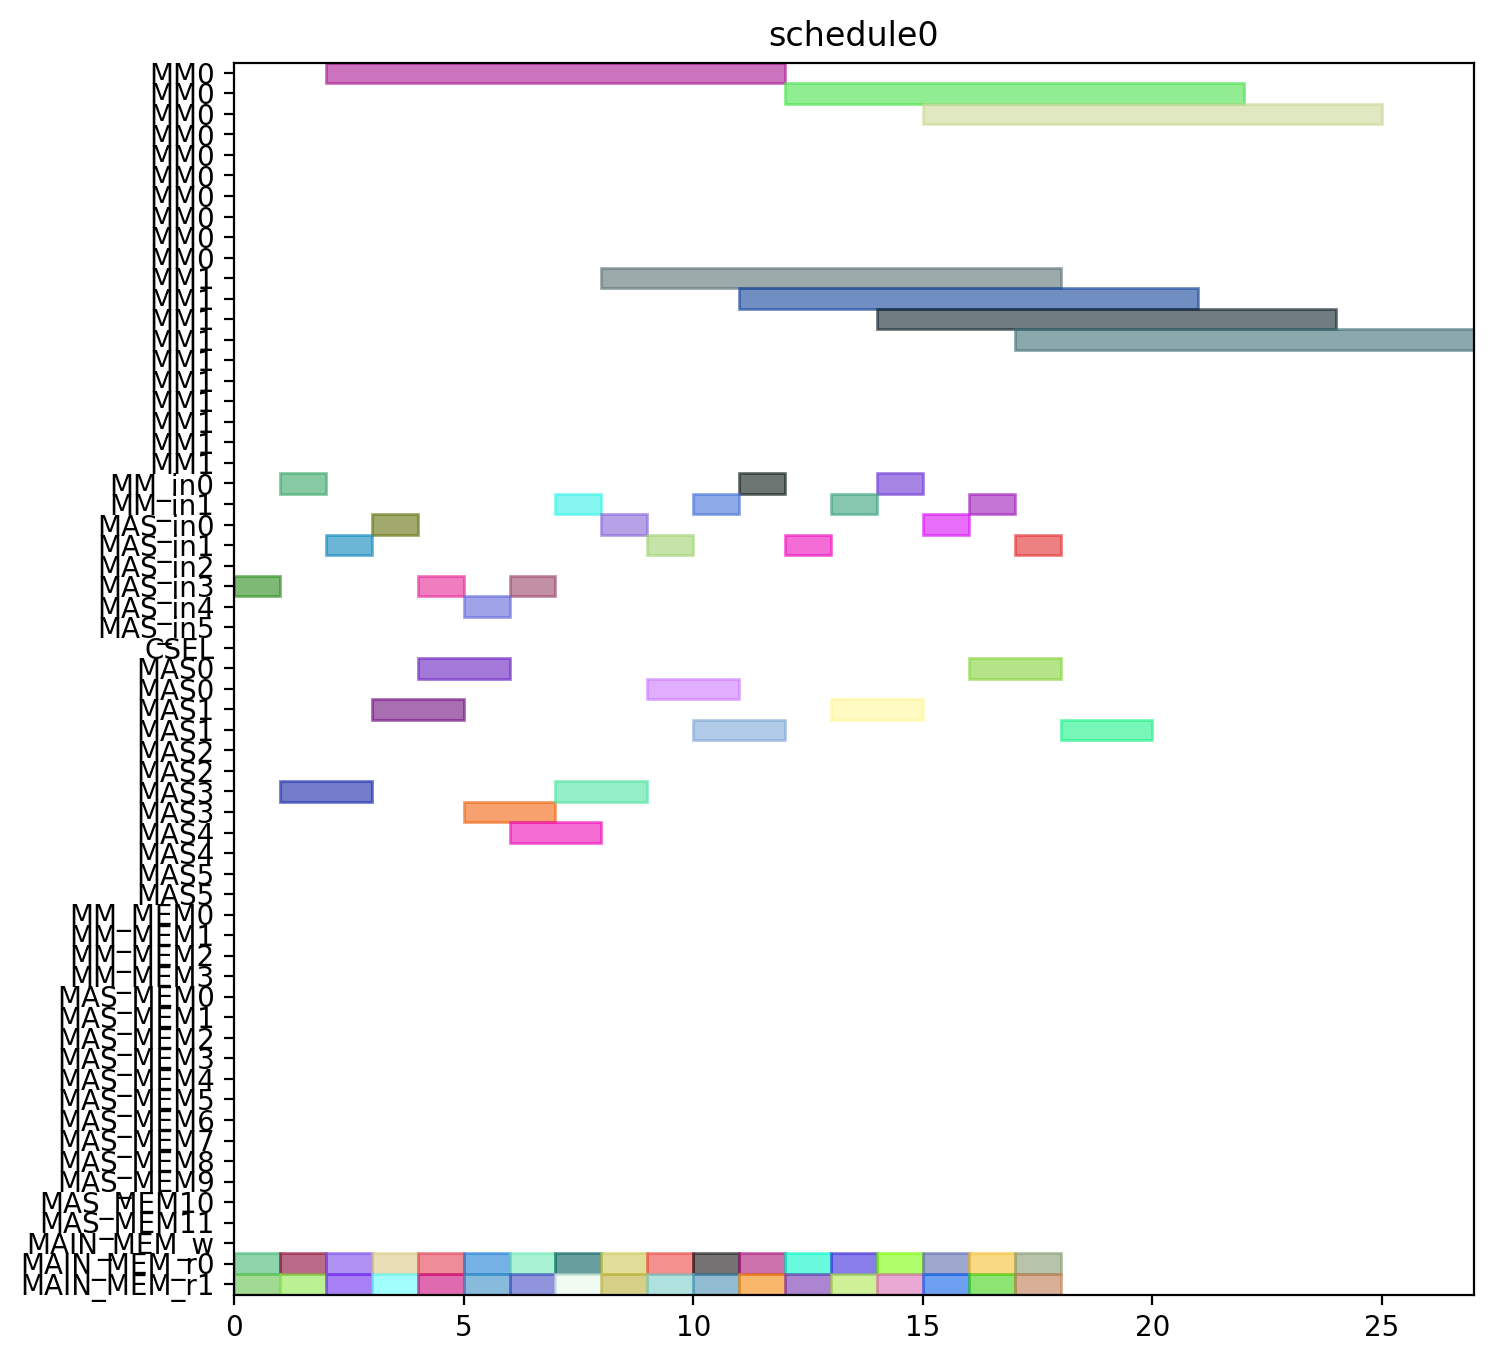

Python code for this plot:
from pyschedule import Scenario, solvers, plotters, alt


def solve():
	horizon = 120
	S = Scenario("schedule0", horizon=horizon)

	# resource
	MM = S.Resources('MM', num=2, size=10)
	MM_in = S.Resources('MM_in', num=2)
	MAS_in = S.Resources('MAS_in', num=6)
	CSEL = S.Resource('CSEL')
	MAS = S.Resources('MAS', num=6, size=2, periods=range(1, horizon))
	MM_MEM = S.Resources('MM_MEM', num=4)
	MAS_MEM = S.Resources('MAS_MEM', num=12)
	MAIN_MEM_w = S.Resource('MAIN_MEM_w', size=1)
	MAIN_MEM_r = S.Resources('MAIN_MEM_r', num=2)

	# result of previous scheduling

	# new tasks
	t0_t0 = S.Task('t0_t0', length=2, delay_cost=1)
	t0_t0 += alt(MAS)
	t0_t0_in = S.Task('t0_t0_in', length=1, delay_cost=1)
	t0_t0_in += alt(MAS_in)
	S += t0_t0_in*MAS_in[0]<=t0_t0*MAS[0]

	S += t0_t0_in*MAS_in[1]<=t0_t0*MAS[1]

	S += t0_t0_in*MAS_in[2]<=t0_t0*MAS[2]

	S += t0_t0_in*MAS_in[3]<=t0_t0*MAS[3]

	S += t0_t0_in*MAS_in[4]<=t0_t0*MAS[4]

	S += t0_t0_in*MAS_in[5]<=t0_t0*MAS[5]

	t0_t0_mem0 = S.Task('t0_t0_mem0', length=1, delay_cost=1)
	t0_t0_mem0 += MAIN_MEM_r[0]
	S += t0_t0_mem0 <= t0_t0

	t0_t0_mem1 = S.Task('t0_t0_mem1', length=1, delay_cost=1)
	t0_t0_mem1 += MAIN_MEM_r[1]
	S += t0_t0_mem1 <= t0_t0

	t0_t1 = S.Task('t0_t1', length=2, delay_cost=1)
	t0_t1 += alt(MAS)
	t0_t1_in = S.Task('t0_t1_in', length=1, delay_cost=1)
	t0_t1_in += alt(MAS_in)
	S += t0_t1_in*MAS_in[0]<=t0_t1*MAS[0]

	S += t0_t1_in*MAS_in[1]<=t0_t1*MAS[1]

	S += t0_t1_in*MAS_in[2]<=t0_t1*MAS[2]

	S += t0_t1_in*MAS_in[3]<=t0_t1*MAS[3]

	S += t0_t1_in*MAS_in[4]<=t0_t1*MAS[4]

	S += t0_t1_in*MAS_in[5]<=t0_t1*MAS[5]

	t0_t1_mem0 = S.Task('t0_t1_mem0', length=1, delay_cost=1)
	t0_t1_mem0 += MAIN_MEM_r[0]
	S += t0_t1_mem0 <= t0_t1

	t0_t1_mem1 = S.Task('t0_t1_mem1', length=1, delay_cost=1)
	t0_t1_mem1 += MAIN_MEM_r[1]
	S += t0_t1_mem1 <= t0_t1

	t0_t3 = S.Task('t0_t3', length=10, delay_cost=1)
	t0_t3 += alt(MM)
	t0_t3_in = S.Task('t0_t3_in', length=1, delay_cost=1)
	t0_t3_in += alt(MM_in)
	S += t0_t3_in*MM_in[0]<=t0_t3*MM[0]
	S += t0_t3_in*MM_in[1]<=t0_t3*MM[1]
	t0_t3_mem0 = S.Task('t0_t3_mem0', length=1, delay_cost=1)
	t0_t3_mem0 += MAIN_MEM_r[0]
	S += t0_t3_mem0 <= t0_t3

	t0_t3_mem1 = S.Task('t0_t3_mem1', length=1, delay_cost=1)
	t0_t3_mem1 += MAIN_MEM_r[1]
	S += t0_t3_mem1 <= t0_t3

	t1_t0 = S.Task('t1_t0', length=2, delay_cost=1)
	t1_t0 += alt(MAS)
	t1_t0_in = S.Task('t1_t0_in', length=1, delay_cost=1)
	t1_t0_in += alt(MAS_in)
	S += t1_t0_in*MAS_in[0]<=t1_t0*MAS[0]

	S += t1_t0_in*MAS_in[1]<=t1_t0*MAS[1]

	S += t1_t0_in*MAS_in[2]<=t1_t0*MAS[2]

	S += t1_t0_in*MAS_in[3]<=t1_t0*MAS[3]

	S += t1_t0_in*MAS_in[4]<=t1_t0*MAS[4]

	S += t1_t0_in*MAS_in[5]<=t1_t0*MAS[5]

	t1_t0_mem0 = S.Task('t1_t0_mem0', length=1, delay_cost=1)
	t1_t0_mem0 += MAIN_MEM_r[0]
	S += t1_t0_mem0 <= t1_t0

	t1_t0_mem1 = S.Task('t1_t0_mem1', length=1, delay_cost=1)
	t1_t0_mem1 += MAIN_MEM_r[1]
	S += t1_t0_mem1 <= t1_t0

	t1_t1 = S.Task('t1_t1', length=2, delay_cost=1)
	t1_t1 += alt(MAS)
	t1_t1_in = S.Task('t1_t1_in', length=1, delay_cost=1)
	t1_t1_in += alt(MAS_in)
	S += t1_t1_in*MAS_in[0]<=t1_t1*MAS[0]

	S += t1_t1_in*MAS_in[1]<=t1_t1*MAS[1]

	S += t1_t1_in*MAS_in[2]<=t1_t1*MAS[2]

	S += t1_t1_in*MAS_in[3]<=t1_t1*MAS[3]

	S += t1_t1_in*MAS_in[4]<=t1_t1*MAS[4]

	S += t1_t1_in*MAS_in[5]<=t1_t1*MAS[5]

	t1_t1_mem0 = S.Task('t1_t1_mem0', length=1, delay_cost=1)
	t1_t1_mem0 += MAIN_MEM_r[0]
	S += t1_t1_mem0 <= t1_t1

	t1_t1_mem1 = S.Task('t1_t1_mem1', length=1, delay_cost=1)
	t1_t1_mem1 += MAIN_MEM_r[1]
	S += t1_t1_mem1 <= t1_t1

	t1_t3 = S.Task('t1_t3', length=10, delay_cost=1)
	t1_t3 += alt(MM)
	t1_t3_in = S.Task('t1_t3_in', length=1, delay_cost=1)
	t1_t3_in += alt(MM_in)
	S += t1_t3_in*MM_in[0]<=t1_t3*MM[0]
	S += t1_t3_in*MM_in[1]<=t1_t3*MM[1]
	t1_t3_mem0 = S.Task('t1_t3_mem0', length=1, delay_cost=1)
	t1_t3_mem0 += MAIN_MEM_r[0]
	S += t1_t3_mem0 <= t1_t3

	t1_t3_mem1 = S.Task('t1_t3_mem1', length=1, delay_cost=1)
	t1_t3_mem1 += MAIN_MEM_r[1]
	S += t1_t3_mem1 <= t1_t3

	t2_t2 = S.Task('t2_t2', length=2, delay_cost=1)
	t2_t2 += alt(MAS)
	t2_t2_in = S.Task('t2_t2_in', length=1, delay_cost=1)
	t2_t2_in += alt(MAS_in)
	S += t2_t2_in*MAS_in[0]<=t2_t2*MAS[0]

	S += t2_t2_in*MAS_in[1]<=t2_t2*MAS[1]

	S += t2_t2_in*MAS_in[2]<=t2_t2*MAS[2]

	S += t2_t2_in*MAS_in[3]<=t2_t2*MAS[3]

	S += t2_t2_in*MAS_in[4]<=t2_t2*MAS[4]

	S += t2_t2_in*MAS_in[5]<=t2_t2*MAS[5]

	t2_t2_mem0 = S.Task('t2_t2_mem0', length=1, delay_cost=1)
	t2_t2_mem0 += MAIN_MEM_r[0]
	S += t2_t2_mem0 <= t2_t2

	t2_t2_mem1 = S.Task('t2_t2_mem1', length=1, delay_cost=1)
	t2_t2_mem1 += MAIN_MEM_r[1]
	S += t2_t2_mem1 <= t2_t2

	t5_t0 = S.Task('t5_t0', length=10, delay_cost=1)
	t5_t0 += alt(MM)
	t5_t0_in = S.Task('t5_t0_in', length=1, delay_cost=1)
	t5_t0_in += alt(MM_in)
	S += t5_t0_in*MM_in[0]<=t5_t0*MM[0]
	S += t5_t0_in*MM_in[1]<=t5_t0*MM[1]
	t5_t0_mem0 = S.Task('t5_t0_mem0', length=1, delay_cost=1)
	t5_t0_mem0 += MAIN_MEM_r[0]
	S += t5_t0_mem0 <= t5_t0

	t5_t0_mem1 = S.Task('t5_t0_mem1', length=1, delay_cost=1)
	t5_t0_mem1 += MAIN_MEM_r[1]
	S += t5_t0_mem1 <= t5_t0

	t5_t1 = S.Task('t5_t1', length=10, delay_cost=1)
	t5_t1 += alt(MM)
	t5_t1_in = S.Task('t5_t1_in', length=1, delay_cost=1)
	t5_t1_in += alt(MM_in)
	S += t5_t1_in*MM_in[0]<=t5_t1*MM[0]
	S += t5_t1_in*MM_in[1]<=t5_t1*MM[1]
	t5_t1_mem0 = S.Task('t5_t1_mem0', length=1, delay_cost=1)
	t5_t1_mem0 += MAIN_MEM_r[0]
	S += t5_t1_mem0 <= t5_t1

	t5_t1_mem1 = S.Task('t5_t1_mem1', length=1, delay_cost=1)
	t5_t1_mem1 += MAIN_MEM_r[1]
	S += t5_t1_mem1 <= t5_t1

	t5_t2 = S.Task('t5_t2', length=2, delay_cost=1)
	t5_t2 += alt(MAS)
	t5_t2_in = S.Task('t5_t2_in', length=1, delay_cost=1)
	t5_t2_in += alt(MAS_in)
	S += t5_t2_in*MAS_in[0]<=t5_t2*MAS[0]

	S += t5_t2_in*MAS_in[1]<=t5_t2*MAS[1]

	S += t5_t2_in*MAS_in[2]<=t5_t2*MAS[2]

	S += t5_t2_in*MAS_in[3]<=t5_t2*MAS[3]

	S += t5_t2_in*MAS_in[4]<=t5_t2*MAS[4]

	S += t5_t2_in*MAS_in[5]<=t5_t2*MAS[5]

	t5_t2_mem0 = S.Task('t5_t2_mem0', length=1, delay_cost=1)
	t5_t2_mem0 += MAIN_MEM_r[0]
	S += t5_t2_mem0 <= t5_t2

	t5_t2_mem1 = S.Task('t5_t2_mem1', length=1, delay_cost=1)
	t5_t2_mem1 += MAIN_MEM_r[1]
	S += t5_t2_mem1 <= t5_t2

	t5_t3 = S.Task('t5_t3', length=2, delay_cost=1)
	t5_t3 += alt(MAS)
	t5_t3_in = S.Task('t5_t3_in', length=1, delay_cost=1)
	t5_t3_in += alt(MAS_in)
	S += t5_t3_in*MAS_in[0]<=t5_t3*MAS[0]

	S += t5_t3_in*MAS_in[1]<=t5_t3*MAS[1]

	S += t5_t3_in*MAS_in[2]<=t5_t3*MAS[2]

	S += t5_t3_in*MAS_in[3]<=t5_t3*MAS[3]

	S += t5_t3_in*MAS_in[4]<=t5_t3*MAS[4]

	S += t5_t3_in*MAS_in[5]<=t5_t3*MAS[5]

	t5_t3_mem0 = S.Task('t5_t3_mem0', length=1, delay_cost=1)
	t5_t3_mem0 += MAIN_MEM_r[0]
	S += t5_t3_mem0 <= t5_t3

	t5_t3_mem1 = S.Task('t5_t3_mem1', length=1, delay_cost=1)
	t5_t3_mem1 += MAIN_MEM_r[1]
	S += t5_t3_mem1 <= t5_t3

	t7_t0 = S.Task('t7_t0', length=2, delay_cost=1)
	t7_t0 += alt(MAS)
	t7_t0_in = S.Task('t7_t0_in', length=1, delay_cost=1)
	t7_t0_in += alt(MAS_in)
	S += t7_t0_in*MAS_in[0]<=t7_t0*MAS[0]

	S += t7_t0_in*MAS_in[1]<=t7_t0*MAS[1]

	S += t7_t0_in*MAS_in[2]<=t7_t0*MAS[2]

	S += t7_t0_in*MAS_in[3]<=t7_t0*MAS[3]

	S += t7_t0_in*MAS_in[4]<=t7_t0*MAS[4]

	S += t7_t0_in*MAS_in[5]<=t7_t0*MAS[5]

	t7_t0_mem0 = S.Task('t7_t0_mem0', length=1, delay_cost=1)
	t7_t0_mem0 += MAIN_MEM_r[0]
	S += t7_t0_mem0 <= t7_t0

	t7_t0_mem1 = S.Task('t7_t0_mem1', length=1, delay_cost=1)
	t7_t0_mem1 += MAIN_MEM_r[1]
	S += t7_t0_mem1 <= t7_t0

	t7_t1 = S.Task('t7_t1', length=2, delay_cost=1)
	t7_t1 += alt(MAS)
	t7_t1_in = S.Task('t7_t1_in', length=1, delay_cost=1)
	t7_t1_in += alt(MAS_in)
	S += t7_t1_in*MAS_in[0]<=t7_t1*MAS[0]

	S += t7_t1_in*MAS_in[1]<=t7_t1*MAS[1]

	S += t7_t1_in*MAS_in[2]<=t7_t1*MAS[2]

	S += t7_t1_in*MAS_in[3]<=t7_t1*MAS[3]

	S += t7_t1_in*MAS_in[4]<=t7_t1*MAS[4]

	S += t7_t1_in*MAS_in[5]<=t7_t1*MAS[5]

	t7_t1_mem0 = S.Task('t7_t1_mem0', length=1, delay_cost=1)
	t7_t1_mem0 += MAIN_MEM_r[0]
	S += t7_t1_mem0 <= t7_t1

	t7_t1_mem1 = S.Task('t7_t1_mem1', length=1, delay_cost=1)
	t7_t1_mem1 += MAIN_MEM_r[1]
	S += t7_t1_mem1 <= t7_t1

	t7_t3 = S.Task('t7_t3', length=10, delay_cost=1)
	t7_t3 += alt(MM)
	t7_t3_in = S.Task('t7_t3_in', length=1, delay_cost=1)
	t7_t3_in += alt(MM_in)
	S += t7_t3_in*MM_in[0]<=t7_t3*MM[0]
	S += t7_t3_in*MM_in[1]<=t7_t3*MM[1]
	t7_t3_mem0 = S.Task('t7_t3_mem0', length=1, delay_cost=1)
	t7_t3_mem0 += MAIN_MEM_r[0]
	S += t7_t3_mem0 <= t7_t3

	t7_t3_mem1 = S.Task('t7_t3_mem1', length=1, delay_cost=1)
	t7_t3_mem1 += MAIN_MEM_r[1]
	S += t7_t3_mem1 <= t7_t3

	t10_t0 = S.Task('t10_t0', length=10, delay_cost=1)
	t10_t0 += alt(MM)
	t10_t0_in = S.Task('t10_t0_in', length=1, delay_cost=1)
	t10_t0_in += alt(MM_in)
	S += t10_t0_in*MM_in[0]<=t10_t0*MM[0]
	S += t10_t0_in*MM_in[1]<=t10_t0*MM[1]
	t10_t0_mem0 = S.Task('t10_t0_mem0', length=1, delay_cost=1)
	t10_t0_mem0 += MAIN_MEM_r[0]
	S += t10_t0_mem0 <= t10_t0

	t10_t0_mem1 = S.Task('t10_t0_mem1', length=1, delay_cost=1)
	t10_t0_mem1 += MAIN_MEM_r[1]
	S += t10_t0_mem1 <= t10_t0

	t10_t1 = S.Task('t10_t1', length=10, delay_cost=1)
	t10_t1 += alt(MM)
	t10_t1_in = S.Task('t10_t1_in', length=1, delay_cost=1)
	t10_t1_in += alt(MM_in)
	S += t10_t1_in*MM_in[0]<=t10_t1*MM[0]
	S += t10_t1_in*MM_in[1]<=t10_t1*MM[1]
	t10_t1_mem0 = S.Task('t10_t1_mem0', length=1, delay_cost=1)
	t10_t1_mem0 += MAIN_MEM_r[0]
	S += t10_t1_mem0 <= t10_t1

	t10_t1_mem1 = S.Task('t10_t1_mem1', length=1, delay_cost=1)
	t10_t1_mem1 += MAIN_MEM_r[1]
	S += t10_t1_mem1 <= t10_t1

	t10_t2 = S.Task('t10_t2', length=2, delay_cost=1)
	t10_t2 += alt(MAS)
	t10_t2_in = S.Task('t10_t2_in', length=1, delay_cost=1)
	t10_t2_in += alt(MAS_in)
	S += t10_t2_in*MAS_in[0]<=t10_t2*MAS[0]

	S += t10_t2_in*MAS_in[1]<=t10_t2*MAS[1]

	S += t10_t2_in*MAS_in[2]<=t10_t2*MAS[2]

	S += t10_t2_in*MAS_in[3]<=t10_t2*MAS[3]

	S += t10_t2_in*MAS_in[4]<=t10_t2*MAS[4]

	S += t10_t2_in*MAS_in[5]<=t10_t2*MAS[5]

	t10_t2_mem0 = S.Task('t10_t2_mem0', length=1, delay_cost=1)
	t10_t2_mem0 += MAIN_MEM_r[0]
	S += t10_t2_mem0 <= t10_t2

	t10_t2_mem1 = S.Task('t10_t2_mem1', length=1, delay_cost=1)
	t10_t2_mem1 += MAIN_MEM_r[1]
	S += t10_t2_mem1 <= t10_t2

	t10_t3 = S.Task('t10_t3', length=2, delay_cost=1)
	t10_t3 += alt(MAS)
	t10_t3_in = S.Task('t10_t3_in', length=1, delay_cost=1)
	t10_t3_in += alt(MAS_in)
	S += t10_t3_in*MAS_in[0]<=t10_t3*MAS[0]

	S += t10_t3_in*MAS_in[1]<=t10_t3*MAS[1]

	S += t10_t3_in*MAS_in[2]<=t10_t3*MAS[2]

	S += t10_t3_in*MAS_in[3]<=t10_t3*MAS[3]

	S += t10_t3_in*MAS_in[4]<=t10_t3*MAS[4]

	S += t10_t3_in*MAS_in[5]<=t10_t3*MAS[5]

	t10_t3_mem0 = S.Task('t10_t3_mem0', length=1, delay_cost=1)
	t10_t3_mem0 += MAIN_MEM_r[0]
	S += t10_t3_mem0 <= t10_t3

	t10_t3_mem1 = S.Task('t10_t3_mem1', length=1, delay_cost=1)
	t10_t3_mem1 += MAIN_MEM_r[1]
	S += t10_t3_mem1 <= t10_t3

	solvers.mip.solve(S,msg=1,kind='CPLEX',ratio_gap=1.01)

	solution = [['hoge']*len(S.solution()[1]) for i in range(len(S.solution()))]
	for i in range(len(S.solution())):
		for j in range(len(S.solution()[i])):
			solution[i][j]=str(S.solution()[i][j])
	print(solution)

	cycles = int(solution[-1][3])

	pic_file_name = "/mnt/rose/usr1/fukuda/ABE/multiRAM_multiMAS_16mux/scheduling_result/stage10MM2_stage2MAS6/EP2_DBL_w_EVAL/schedule0.png"
	if(S.solution() != []):
		plotters.matplotlib.plot(S,img_filename=pic_file_name, show_task_labels=False, fig_size=(cycles*0.25+3, 8))

	return solution
